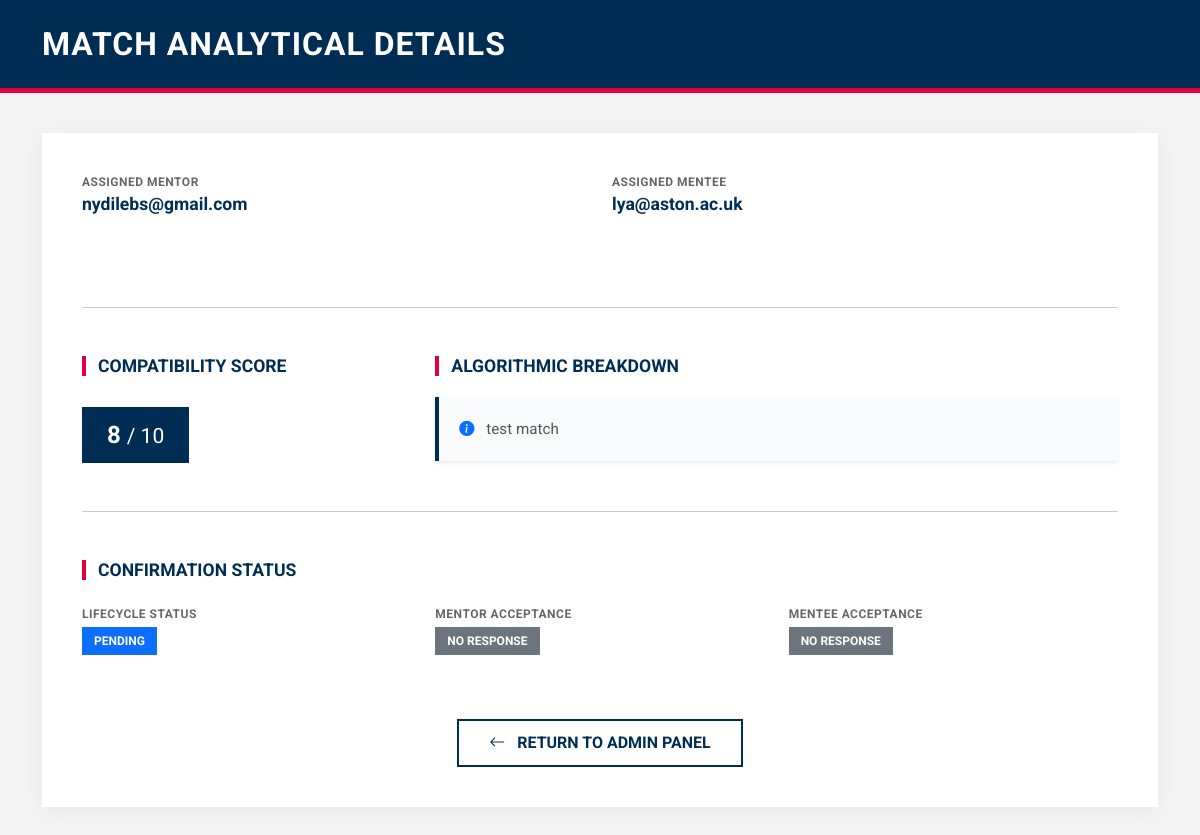
The app's page /match_details/2866, older data.
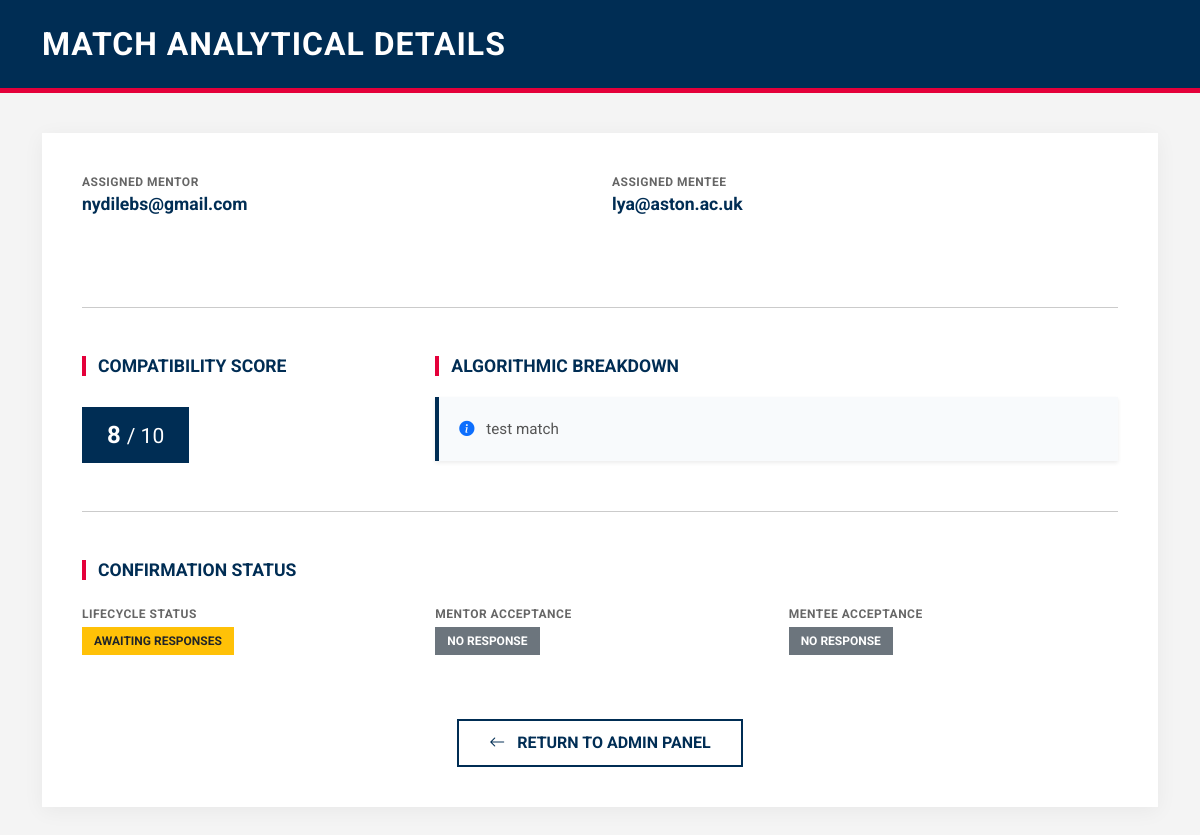
The same page, newer data.
### tables this page shows
CREATE TABLE matches (
    id INTEGER PRIMARY KEY AUTOINCREMENT,
    mentor_id INTEGER,
    mentee_id INTEGER,
    score INTEGER,
    reason TEXT,
    status TEXT DEFAULT 'pending',
    mentor_response TEXT DEFAULT 'pending',
    mentee_response TEXT DEFAULT 'pending'
, created_at TEXT);

### app.py (the view)
@app.route("/match_details/<int:match_id>")
def match_details(match_id):
    conn = get_db()
    match = conn.execute("""
        SELECT m.*,
               u1.email AS mentor_email,
               u2.email AS mentee_email
        FROM matches m
        JOIN users u1 ON m.mentor_id = u1.id
        JOIN users u2 ON m.mentee_id = u2.id
        WHERE m.id=?
    """, (match_id,)).fetchone()
    conn.close()
    return render_template("match_details.html", match=match)

### app.py (called while the page is built)
def get_db():
    conn = sqlite3.connect("database.db", timeout=30)
    conn.row_factory = sqlite3.Row
    return conn

### templates/match_details.html (shortened to what this page needs)
<!DOCTYPE html>
<html lang="en">
<head>
    <link href="https://cdn.jsdelivr.net/npm/bootstrap@5.3.2/dist/css/bootstrap.min.css" rel="stylesheet">
    <link rel="stylesheet" href="https://cdn.jsdelivr.net/npm/bootstrap-icons@1.11.3/font/bootstrap-icons.min.css">
</head>
<body>
<header class="admin-header">
    <div class="container">
        <h2>Match Analytical Details</h2>
    </div>
</header>
<div class="container">
    <div class="details-card">
        <div class="row mb-5">
            <div class="col-md-6 info-group">
                <span class="info-label">Assigned Mentor</span>
                <p class="info-value">{{ match.mentor_email }}</p>
            </div>
            <div class="col-md-6 info-group">
                <span class="info-label">Assigned Mentee</span>
                <p class="info-value">{{ match.mentee_email }}</p>
            </div>
        </div>
        <hr class="mb-5">
        <div class="row mb-5">
            <div class="col-md-4">
                <h4 class="section-title">Compatibility Score</h4>
                <div class="score-display">
                    {{ match.score }} <small class="fw-normal">/ 10</small>
                </div>
            </div>
            <div class="col-md-8">
                <h4 class="section-title">Algorithmic Breakdown</h4>
                <div class="reason-box shadow-sm">
                    <i class="bi bi-info-circle-fill me-2 text-primary"></i>
                    {{ match.reason }}
                </div>
            </div>
        </div>
        <hr class="mb-5">
    <h4 class="section-title">Confirmation Status</h4>
    <div class="row mt-4">
        <div class="col-md-4 mb-3">
            <span class="info-label">Lifecycle Status</span>
            {% if match.status == "expired" %}
                <span class="badge status-badge bg-danger mt-1">Expired</span>
            {% elif match.status == "approved" %}
                <span class="badge status-badge bg-warning text-dark mt-1">
                    Awaiting Responses
                </span>
            {% elif match.status == "final" %}
                <span class="badge status-badge bg-success mt-1">
                    Confirmed
                </span>
            {% elif match.status == "declined" %}
                <span class="badge status-badge bg-secondary mt-1">
                    Declined
                </span>
            {% else %}
                <span class="badge status-badge bg-primary mt-1">
                    {{ match.status }}
                </span>
            {% endif %}
        </div>
        <div class="col-md-4 mb-3">
            <span class="info-label">Mentor Acceptance</span>
            {% if match.mentor_response == "accepted" %}
                <span class="badge status-badge bg-success mt-1">Accepted</span>
            {% elif match.mentor_response == "declined" %}
                <span class="badge status-badge bg-danger mt-1">Declined</span>
            {% else %}
                <span class="badge status-badge bg-secondary mt-1">
                    No Response
                </span>
            {% endif %}
        </div>
        <div class="col-md-4 mb-3">
            <span class="info-label">Mentee Acceptance</span>
            {% if match.mentee_response == "accepted" %}
                <span class="badge status-badge bg-success mt-1">Accepted</span>
            {% elif match.mentee_response == "declined" %}
                <span class="badge status-badge bg-danger mt-1">Declined</span>
            {% else %}
                <span class="badge status-badge bg-secondary mt-1">
                    No Response
                </span>
            {% endif %}
        </div>
    </div>
        <div class="text-center mt-5">
            <a href="/admin" class="btn btn-aston-outline">
                <i class="bi bi-arrow-left me-2"></i> Return to Admin Panel
            </a>
        </div>
    </div>
</div>
</body>
</html>

Row changes from the older to the newer data that the page shows:
changed matches "test match": status "PENDING" → (not shown)
Text that changed along with them:
text now shown: "AWAITING RESPONSES"
